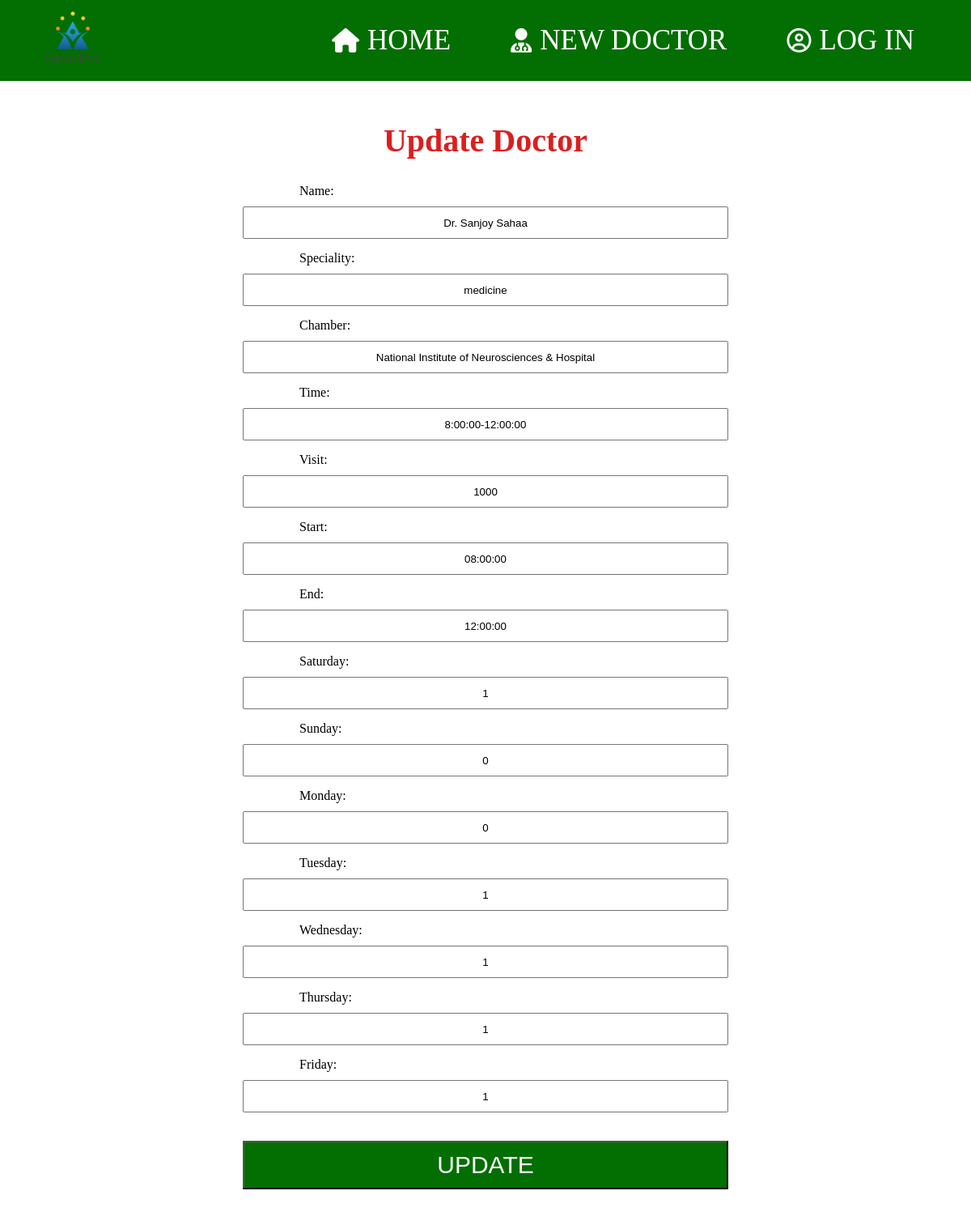
/admin/updatedoctor.php?id=18, run on the app's committed database.
### tables this page shows
CREATE TABLE `doctor` (
  `Id` int(11) NOT NULL,
  `image` varchar(255) NOT NULL,
  `name` varchar(255) DEFAULT NULL,
  `speciality` varchar(255) DEFAULT NULL,
  `chamber` varchar(255) DEFAULT NULL,
  `time` varchar(255) DEFAULT NULL,
  `visit` varchar(255) DEFAULT NULL,
  `search` varchar(255) NOT NULL
);

CREATE TABLE `chamber_day` (
  `id` int(11) NOT NULL,
  `name` varchar(255) DEFAULT NULL,
  `start` time DEFAULT NULL,
  `end` time DEFAULT NULL,
  `Saturday` varchar(255) DEFAULT NULL,
  `Sunday` varchar(255) DEFAULT NULL,
  `Monday` varchar(255) DEFAULT NULL,
  `Tuesday` varchar(255) DEFAULT NULL,
  `Wednesday` varchar(255) DEFAULT NULL,
  `Thursday` varchar(255) DEFAULT NULL,
  `Friday` varchar(255) DEFAULT NULL
);

### admin/updatedoctor.php (the view, shortened to what this page needs)
<?php
$conn = mysqli_connect("localhost:3306", "root", "", "healthsupport");
$id = $_GET['id'];
$query = "SELECT * FROM doctor WHERE Id='$id'";
$query1 = "SELECT * FROM chamber_day where id='$id'";
$result1 = mysqli_query($conn, $query1);
$result = mysqli_query($conn, $query);
$row = mysqli_fetch_assoc($result);
$row1 = mysqli_fetch_assoc($result1);
?>
<!DOCTYPE html>
<html lang="en">
<head>
    <link rel="stylesheet" href="./updatedoctor.css">
    <link rel="stylesheet" href="/css/all.min.css">
</head>
<body>
<div class="banner">
    <div class="navbar">
        <img src="/image/file-ai.png" class="logo"/>
        <nav>
            <ul>
                <i class="fa-solid fa-house"></i><li class="item"><a href="/admin/admin.php">Home</a></li>
                <i class="fa-solid fa-user-doctor"></i><li class="item"><a href="/admin/new.php">New Doctor</a></li>
                <i class="far fa-user-circle"></i><li class="item"><a href="/admin/adminlogout.php"><?php echo isset($_SESSION['email']) ? 'Log out' : 'Log in'; ?></a></li>
            </ul>
        </nav>
    </div>
</div>
<div class="container">
    <h2>Update Doctor</h2>
    <form action="/admin/updatedoctor.php?id=<?php echo $row['Id']; ?>" method="POST">
        <div class="form-group">
            <label for="name">Name:</label>
            <input type="text" id="name" name="name" value="<?php echo $row['name']; ?>">
        </div>
        <div class="form-group">
            <label for="speciality">Speciality:</label>
            <input type="text" id="speciality" name="speciality" value="<?php echo $row['speciality']; ?>">
        </div>
        <div class="form-group">
            <label for="chamber">Chamber:</label>
            <input type="text" id="chamber" name="chamber" value="<?php echo $row['chamber']; ?>">
        </div>
        <div class="form-group">
            <label for="time">Time:</label>
            <input type="text" id="time" name="time" value="<?php echo $row['time']; ?>">
        </div>
        <div class="form-group">
            <label for="visit">Visit:</label>
            <input type="text" id="visit" name="visit" value="<?php echo $row['visit']; ?>">
        </div>
        <div class="form-group">
            <label for="start">Start:</label>
            <input type="text" id="start" name="start" value="<?php echo $row1['start']; ?>">
        </div>
        <div class="form-group">
            <label for="end">End:</label>
            <input type="text" id="end" name="end" value="<?php echo $row1['end']; ?>">
        </div>
        <div class="form-group">
            <label for="Saturday">Saturday:</label>
            <input type="text" id="Saturday" name="Saturday" value="<?php echo $row1['Saturday']; ?>">
        </div>
        <div class="form-group">
            <label for="Sunday">Sunday:</label>
            <input type="text" id="Sunday" name="Sunday" value="<?php echo $row1['Sunday']; ?>">
        </div>
        <div class="form-group">
            <label for="Monday">Monday:</label>
            <input type="text" id="Monday" name="Monday" value="<?php echo $row1['Monday']; ?>">
        </div>
        <div class="form-group">
            <label for="Tuesday">Tuesday:</label>
            <input type="text" id="Tuesday" name="Tuesday" value="<?php echo $row1['Tuesday']; ?>">
        </div>
        <div class="form-group">
            <label for="Wednesday">Wednesday:</label>
            <input type="text" id="Wednesday" name="Wednesday" value="<?php echo $row1['Wednesday']; ?>">
        </div>
        <div class="form-group">
            <label for="Thursday">Thursday:</label>
            <input type="text" id="Thursday" name="Thursday" value="<?php echo $row1['Thursday']; ?>">
        </div>
        <div class="form-group">
            <label for="Friday">Friday:</label>
            <input type="text" id="Friday" name="Friday" value="<?php echo $row1['Friday']; ?>">
        </div>
        <div class="center-button">
            <button type="submit" class="buy">Update</button>
        </div>
    </form>
</div>
</body>
</html>

### admin/updatedoctor.css (style rules this page uses)
* { box-sizing: border-box; padding: 0; margin: 0; text-decoration: none; list-style: none; }
.banner { height: 100px; width: 100%; background-color: #036e01; position:fixed; }
.navbar { margin-top: -40px; width: 95%; display:flex; align-items: center; justify-content: space-between; text-transform: uppercase; }
img { height: 180px; }
.navbar ul { margin-right: -60px; }
.navbar ul li { display: inline-block; margin:0 70px; font-size: 35px; font-family:'Times New Roman', Times, serif; text-decoration: none; position: relative; }
.navbar ul li a { color: #fff; }
.navbar ul li::after { content: ''; height: 2px; width: 0; background: #ffffff; position: absolute; left: 0; bottom: -5px; transition: 0.5s; }
.fa-house, .fa-users-gear, .fa-user-circle,.fa-user-doctor { font-size: 30px; color: white; margin-right: -60px; }
.container { padding-top: 150px; }
h2 { padding-bottom: 30px; text-align:center; font-size:40px; color: rgb(220, 30, 30); font-family:Georgia, 'Times New Roman', Times, serif; }
.form-group { display: flex; flex-direction: column; align-items: center; }
.form-group label { width: 40%; text-align: left; margin-left:20px; padding-bottom: 10px; }
.form-group input[type="text"] { margin-bottom: 15px; text-align: center; width: 600px; height: 40px; }
.center-button { display: flex; justify-content: center; margin-top: 20px; margin-bottom: 50px; }
.center-button button { width: 600px; height: 60px; cursor: pointer; font-size: 30px; text-transform: uppercase; background-color: #036e01; color: white; }

### data on the page
doctor: name "Dr. Sanjoy Sahaa", speciality "medicine", chamber "National Institute of Neurosciences & Hospital", time "8:00:00-12:00:00", visit "1000"
chamber_day: start "08:00:00", end "12:00:00", Saturday "1", Sunday "0", Monday "0", Tuesday "1", Wednesday "1", Thursday "1", Friday "1"
